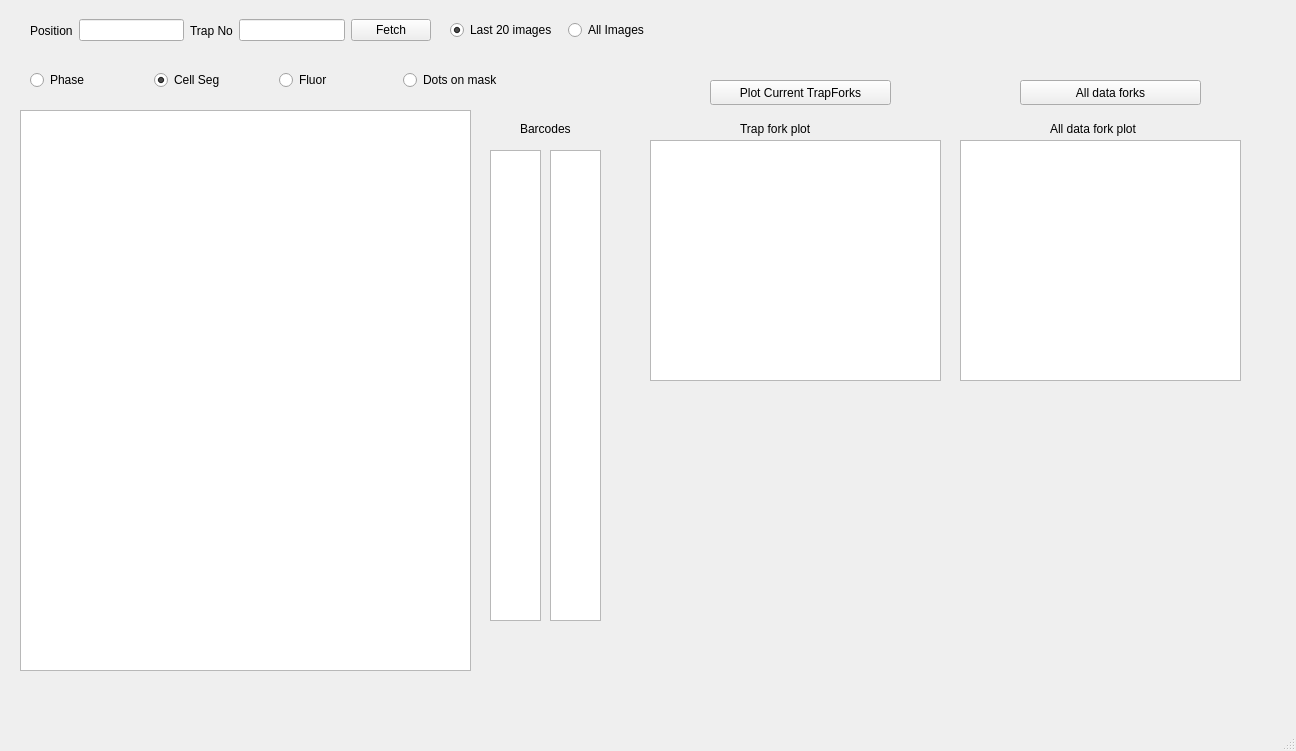
<?xml version="1.0" encoding="UTF-8"?>
<ui version="4.0">
 <class>TweezerWindow</class>
 <widget class="QMainWindow" name="TweezerWindow">
  <property name="geometry">
   <rect>
    <x>0</x>
    <y>0</y>
    <width>1296</width>
    <height>751</height>
   </rect>
  </property>
  <property name="sizePolicy">
   <sizepolicy hsizetype="Preferred" vsizetype="Preferred">
    <horstretch>0</horstretch>
    <verstretch>0</verstretch>
   </sizepolicy>
  </property>
  <widget class="QWidget" name="centralwidget">
   <widget class="QPushButton" name="current_trap_forks_button">
    <property name="geometry">
     <rect>
      <x>710</x>
      <y>80</y>
      <width>181</width>
      <height>25</height>
     </rect>
    </property>
    <property name="text">
     <string>Plot Current TrapForks</string>
    </property>
   </widget>
   <widget class="ImageView" name="image_plot">
    <property name="geometry">
     <rect>
      <x>20</x>
      <y>110</y>
      <width>451</width>
      <height>561</height>
     </rect>
    </property>
   </widget>
   <widget class="ImageView" name="fork_plots_trap">
    <property name="geometry">
     <rect>
      <x>650</x>
      <y>140</y>
      <width>291</width>
      <height>241</height>
     </rect>
    </property>
   </widget>
   <widget class="QWidget" name="horizontalLayoutWidget">
    <property name="geometry">
     <rect>
      <x>30</x>
      <y>10</y>
      <width>401</width>
      <height>41</height>
     </rect>
    </property>
    <layout class="QHBoxLayout" name="data_to_fetch">
     <item>
      <widget class="QLabel" name="pos_label">
       <property name="text">
        <string>Position</string>
       </property>
      </widget>
     </item>
     <item>
      <widget class="QLineEdit" name="pos_no_edit"/>
     </item>
     <item>
      <widget class="QLabel" name="trap_no_label">
       <property name="text">
        <string>Trap No</string>
       </property>
      </widget>
     </item>
     <item>
      <widget class="QLineEdit" name="trap_no_edit"/>
     </item>
     <item>
      <widget class="QPushButton" name="fetch_button">
       <property name="text">
        <string>Fetch</string>
       </property>
      </widget>
     </item>
    </layout>
   </widget>
   <widget class="QWidget" name="horizontalLayoutWidget_2">
    <property name="geometry">
     <rect>
      <x>30</x>
      <y>60</y>
      <width>491</width>
      <height>41</height>
     </rect>
    </property>
    <layout class="QHBoxLayout" name="data_to_plot">
     <item>
      <widget class="QRadioButton" name="phase_image">
       <property name="text">
        <string>Phase</string>
       </property>
       <property name="checked">
        <bool>false</bool>
       </property>
      </widget>
     </item>
     <item>
      <widget class="QRadioButton" name="cell_seg_image">
       <property name="text">
        <string>Cell Seg</string>
       </property>
       <property name="checked">
        <bool>true</bool>
       </property>
      </widget>
     </item>
     <item>
      <widget class="QRadioButton" name="fluor_image">
       <property name="text">
        <string>Fluor</string>
       </property>
      </widget>
     </item>
     <item>
      <widget class="QRadioButton" name="dots_on_mask_image">
       <property name="text">
        <string>Dots on mask</string>
       </property>
      </widget>
     </item>
    </layout>
   </widget>
   <widget class="QWidget" name="horizontalLayoutWidget_4">
    <property name="geometry">
     <rect>
      <x>450</x>
      <y>10</y>
      <width>230</width>
      <height>41</height>
     </rect>
    </property>
    <layout class="QHBoxLayout" name="image_show_layout">
     <item>
      <widget class="QRadioButton" name="get_last20_radio">
       <property name="text">
        <string>Last 20 images</string>
       </property>
       <property name="checked">
        <bool>true</bool>
       </property>
      </widget>
     </item>
     <item>
      <widget class="QRadioButton" name="get_all_images_radio">
       <property name="text">
        <string>All Images</string>
       </property>
      </widget>
     </item>
    </layout>
   </widget>
   <widget class="ImageView" name="barcode_plot_1">
    <property name="geometry">
     <rect>
      <x>490</x>
      <y>150</y>
      <width>51</width>
      <height>471</height>
     </rect>
    </property>
   </widget>
   <widget class="ImageView" name="barcode_plot_2">
    <property name="geometry">
     <rect>
      <x>550</x>
      <y>150</y>
      <width>51</width>
      <height>471</height>
     </rect>
    </property>
   </widget>
   <widget class="QLabel" name="fork_label">
    <property name="geometry">
     <rect>
      <x>740</x>
      <y>120</y>
      <width>101</width>
      <height>17</height>
     </rect>
    </property>
    <property name="text">
     <string>Trap fork plot</string>
    </property>
   </widget>
   <widget class="QLabel" name="barcodes_label">
    <property name="geometry">
     <rect>
      <x>520</x>
      <y>120</y>
      <width>67</width>
      <height>17</height>
     </rect>
    </property>
    <property name="text">
     <string>Barcodes</string>
    </property>
   </widget>
   <widget class="QPushButton" name="all_data_forks_button">
    <property name="geometry">
     <rect>
      <x>1020</x>
      <y>80</y>
      <width>181</width>
      <height>25</height>
     </rect>
    </property>
    <property name="text">
     <string>All data forks</string>
    </property>
   </widget>
   <widget class="ImageView" name="fork_plots_all">
    <property name="geometry">
     <rect>
      <x>960</x>
      <y>140</y>
      <width>281</width>
      <height>241</height>
     </rect>
    </property>
   </widget>
   <widget class="QLabel" name="fork_label_2">
    <property name="geometry">
     <rect>
      <x>1050</x>
      <y>120</y>
      <width>121</width>
      <height>17</height>
     </rect>
    </property>
    <property name="text">
     <string>All data fork plot</string>
    </property>
   </widget>
  </widget>
  <widget class="QMenuBar" name="menubar">
   <property name="geometry">
    <rect>
     <x>0</x>
     <y>0</y>
     <width>1296</width>
     <height>22</height>
    </rect>
   </property>
  </widget>
  <widget class="QStatusBar" name="statusbar"/>
 </widget>
 <customwidgets>
  <customwidget>
   <class>ImageView</class>
   <extends>QGraphicsView</extends>
   <header location="global">pyqtgraph</header>
  </customwidget>
 </customwidgets>
 <resources/>
 <connections/>
</ui>
